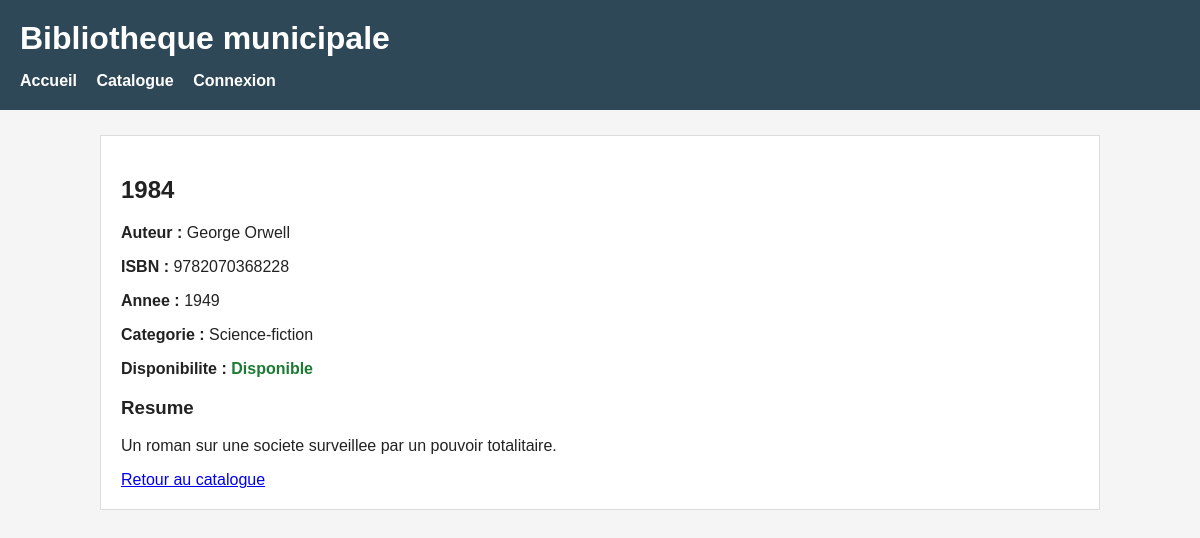
Screenshot of /livre.php?id=2 with the database file from the repository.
### tables this page shows
CREATE TABLE livres (
    id INT AUTO_INCREMENT PRIMARY KEY,
    titre VARCHAR(200) NOT NULL,
    auteur VARCHAR(150) NOT NULL,
    isbn VARCHAR(30) NOT NULL UNIQUE,
    annee_publication INT NULL,
    resume TEXT,
    categorie_id INT,
    disponible TINYINT(1) NOT NULL DEFAULT 1,
    FOREIGN KEY (categorie_id) REFERENCES categories(id)
);

CREATE TABLE categories (
    id INT AUTO_INCREMENT PRIMARY KEY,
    nom VARCHAR(100) NOT NULL UNIQUE
);

### public/livre.php (the view, shortened to what this page needs)
<?php
$pdo = connexionBDD();
$id = (int) ($_GET['id'] ?? 0);
$sql = "SELECT livres.*, categories.nom AS categorie
        FROM livres
        LEFT JOIN categories ON livres.categorie_id = categories.id
        WHERE livres.id = :id";
$requete = $pdo->prepare($sql);
$requete->execute(['id' => $id]);
$livre = $requete->fetch(PDO::FETCH_ASSOC);
include __DIR__ . '/../templates/header.php';
?>
<section class="bloc">
    <?php if (!$livre): ?>
        <h2>Livre introuvable</h2>
        <p>Le livre demande n'existe pas.</p>
        <a href="catalogue.php">Retour au catalogue</a>
    <?php else: ?>
        <h2><?= htmlspecialchars($livre['titre']) ?></h2>
        <p><strong>Auteur :</strong> <?= htmlspecialchars($livre['auteur']) ?></p>
        <p><strong>ISBN :</strong> <?= htmlspecialchars($livre['isbn']) ?></p>
        <p><strong>Annee :</strong> <?= htmlspecialchars($livre['annee_publication']) ?></p>
        <p><strong>Categorie :</strong> <?= htmlspecialchars($livre['categorie'] ?? 'Non classe') ?></p>
        <p><strong>Disponibilite :</strong>
            <?php if ($livre['disponible']): ?>
                <span class="disponible">Disponible</span>
            <?php else: ?>
                <span class="indisponible">Indisponible</span>
            <?php endif; ?>
        </p>
        <h3>Resume</h3>
        <p><?= nl2br(htmlspecialchars($livre['resume'])) ?></p>
        <a href="catalogue.php">Retour au catalogue</a>
    <?php endif; ?>
</section>
<?php include __DIR__ . '/../templates/footer.php'; ?>

### assets/css/style.css (style rules this page uses)
body { margin: 0; font-family: Arial, sans-serif; background: #f5f5f5; color: #222; }
.bloc { background: white; padding: 20px; border: 1px solid #ddd; }
.disponible { color: #1d7a35; font-weight: bold; }

### rows the page displays
livres: titre "1984", auteur "George Orwell", isbn "9782070368228", annee_publication "1949", categorie.nom "Science-fiction", resume "Un roman sur une societe surveillee par un pouvoir totalitaire."
